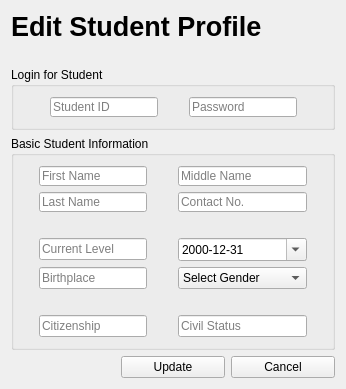
      <widget class="QWidget" name="page_edit_viewStudentProfile">
       <layout class="QGridLayout" name="gridLayout_31">
        <item row="0" column="0" colspan="3">
         <widget class="QLabel" name="label_edit_viewStudentProfile">
          <property name="minimumSize">
           <size>
            <width>0</width>
            <height>50</height>
           </size>
          </property>
          <property name="maximumSize">
           <size>
            <width>16777215</width>
            <height>50</height>
           </size>
          </property>
          <property name="font">
           <font>
            <pointsize>20</pointsize>
            <weight>75</weight>
            <bold>true</bold>
           </font>
          </property>
          <property name="text">
           <string>Edit Student Profile</string>
          </property>
          <property name="alignment">
           <set>Qt::AlignLeading|Qt::AlignLeft|Qt::AlignTop</set>
          </property>
         </widget>
        </item>
        <item row="1" column="0" colspan="3">
         <widget class="QGroupBox" name="groupBox_loginForTeacher_edit_myInfo_3">
          <property name="title">
           <string>Login for Student</string>
          </property>
          <layout class="QGridLayout" name="gridLayout_19">
           <item row="0" column="1">
            <spacer name="verticalSpacer_17">
             <property name="orientation">
              <enum>Qt::Vertical</enum>
             </property>
             <property name="sizeHint" stdset="0">
              <size>
               <width>20</width>
               <height>1</height>
              </size>
             </property>
            </spacer>
           </item>
           <item row="1" column="0">
            <spacer name="horizontalSpacer_20">
             <property name="orientation">
              <enum>Qt::Horizontal</enum>
             </property>
             <property name="sizeHint" stdset="0">
              <size>
               <width>16</width>
               <height>20</height>
              </size>
             </property>
            </spacer>
           </item>
           <item row="1" column="1">
            <layout class="QGridLayout" name="gridLayout_20">
             <item row="0" column="1">
              <spacer name="horizontalSpacer_23">
               <property name="orientation">
                <enum>Qt::Horizontal</enum>
               </property>
               <property name="sizeHint" stdset="0">
                <size>
                 <width>25</width>
                 <height>20</height>
                </size>
               </property>
              </spacer>
             </item>
             <item row="0" column="0">
              <widget class="QLineEdit" name="lineEdit_studentID_edit_viewStudentProfile">
               <property name="maximumSize">
                <size>
                 <width>133</width>
                 <height>20</height>
                </size>
               </property>
               <property name="toolTip">
                <string>Student ID</string>
               </property>
               <property name="statusTip">
                <string>Student ID</string>
               </property>
               <property name="whatsThis">
                <string>Student ID</string>
               </property>
               <property name="placeholderText">
                <string>Student ID</string>
               </property>
               <property name="clearButtonEnabled">
                <bool>true</bool>
               </property>
              </widget>
             </item>
             <item row="0" column="2">
              <widget class="QLineEdit" name="lineEdit_password_edit_viewStudentProfile">
               <property name="maximumSize">
                <size>
                 <width>133</width>
                 <height>20</height>
                </size>
               </property>
               <property name="toolTip">
                <string>Password</string>
               </property>
               <property name="statusTip">
                <string>Password</string>
               </property>
               <property name="whatsThis">
                <string>Password</string>
               </property>
               <property name="echoMode">
                <enum>QLineEdit::Password</enum>
               </property>
               <property name="placeholderText">
                <string>Password</string>
               </property>
               <property name="clearButtonEnabled">
                <bool>true</bool>
               </property>
              </widget>
             </item>
            </layout>
           </item>
           <item row="1" column="2">
            <spacer name="horizontalSpacer_24">
             <property name="orientation">
              <enum>Qt::Horizontal</enum>
             </property>
             <property name="sizeHint" stdset="0">
              <size>
               <width>16</width>
               <height>20</height>
              </size>
             </property>
            </spacer>
           </item>
           <item row="2" column="1">
            <spacer name="verticalSpacer_18">
             <property name="orientation">
              <enum>Qt::Vertical</enum>
             </property>
             <property name="sizeHint" stdset="0">
              <size>
               <width>20</width>
               <height>1</height>
              </size>
             </property>
            </spacer>
           </item>
          </layout>
         </widget>
        </item>
        <item row="2" column="0" colspan="3">
         <widget class="QGroupBox" name="groupBox_2">
          <property name="title">
           <string>Basic Student Information</string>
          </property>
          <layout class="QGridLayout" name="gridLayout_21">
           <item row="1" column="0">
            <spacer name="horizontalSpacer_25">
             <property name="orientation">
              <enum>Qt::Horizontal</enum>
             </property>
             <property name="sizeHint" stdset="0">
              <size>
               <width>16</width>
               <height>20</height>
              </size>
             </property>
            </spacer>
           </item>
           <item row="0" column="1">
            <spacer name="verticalSpacer_19">
             <property name="orientation">
              <enum>Qt::Vertical</enum>
             </property>
             <property name="sizeHint" stdset="0">
              <size>
               <width>20</width>
               <height>1</height>
              </size>
             </property>
            </spacer>
           </item>
           <item row="1" column="1">
            <layout class="QGridLayout" name="gridLayout_22">
             <item row="6" column="0">
              <widget class="QLineEdit" name="lineEdit_citizenship_edit_viewStudentProfile">
               <property name="maximumSize">
                <size>
                 <width>133</width>
                 <height>16777215</height>
                </size>
               </property>
               <property name="toolTip">
                <string>Citizenship</string>
               </property>
               <property name="statusTip">
                <string>Citizenship</string>
               </property>
               <property name="whatsThis">
                <string>Citizenship</string>
               </property>
               <property name="placeholderText">
                <string>Citizenship</string>
               </property>
               <property name="clearButtonEnabled">
                <bool>true</bool>
               </property>
              </widget>
             </item>
             <item row="4" column="2">
              <widget class="QComboBox" name="comboBox_gender_edit_viewStudentProfile">
               <property name="maximumSize">
                <size>
                 <width>133</width>
                 <height>16777215</height>
                </size>
               </property>
               <property name="toolTip">
                <string>Select Gender</string>
               </property>
               <property name="statusTip">
                <string>Select Gender</string>
               </property>
               <property name="whatsThis">
                <string>Select Gender</string>
               </property>
               <property name="currentIndex">
                <number>0</number>
               </property>
               <property name="maxVisibleItems">
                <number>3</number>
               </property>
               <property name="maxCount">
                <number>3</number>
               </property>
               <item>
                <property name="text">
                 <string>Select Gender</string>
                </property>
               </item>
               <item>
                <property name="text">
                 <string>Female</string>
                </property>
               </item>
               <item>
                <property name="text">
                 <string>Male</string>
                </property>
               </item>
              </widget>
             </item>
             <item row="4" column="0">
              <widget class="QLineEdit" name="lineEdit_birthplace_edit_viewStudentProfile">
               <property name="maximumSize">
                <size>
                 <width>133</width>
                 <height>16777215</height>
                </size>
               </property>
               <property name="toolTip">
                <string>Birthplace</string>
               </property>
               <property name="statusTip">
                <string>Birthplace</string>
               </property>
               <property name="whatsThis">
                <string>Birthplace</string>
               </property>
               <property name="placeholderText">
                <string>Birthplace</string>
               </property>
               <property name="clearButtonEnabled">
                <bool>true</bool>
               </property>
              </widget>
             </item>
             <item row="0" column="0">
              <widget class="QLineEdit" name="lineEdit_firstName_edit_viewStudentProfile">
               <property name="maximumSize">
                <size>
                 <width>133</width>
                 <height>20</height>
                </size>
               </property>
               <property name="toolTip">
                <string>First Name</string>
               </property>
               <property name="statusTip">
                <string>First Name</string>
               </property>
               <property name="whatsThis">
                <string>First Name</string>
               </property>
               <property name="placeholderText">
                <string>First Name</string>
               </property>
               <property name="clearButtonEnabled">
                <bool>true</bool>
               </property>
              </widget>
             </item>
             <item row="1" column="0">
              <widget class="QLineEdit" name="lineEdit_lastName_edit_viewStudentProfile">
               <property name="maximumSize">
                <size>
                 <width>133</width>
                 <height>20</height>
                </size>
               </property>
               <property name="toolTip">
                <string>Last Name</string>
               </property>
               <property name="statusTip">
                <string>Last Name</string>
               </property>
               <property name="whatsThis">
                <string>Last Name</string>
               </property>
               <property name="placeholderText">
                <string>Last Name</string>
               </property>
               <property name="clearButtonEnabled">
                <bool>true</bool>
               </property>
              </widget>
             </item>
             <item row="0" column="2">
              <widget class="QLineEdit" name="lineEdit_middleName_edit_viewStudentProfile">
               <property name="minimumSize">
                <size>
                 <width>129</width>
                 <height>20</height>
                </size>
               </property>
               <property name="maximumSize">
                <size>
                 <width>133</width>
                 <height>20</height>
                </size>
               </property>
               <property name="toolTip">
                <string>Middle Name</string>
               </property>
               <property name="statusTip">
                <string>Middle Name</string>
               </property>
               <property name="whatsThis">
                <string>Middle Name</string>
               </property>
               <property name="placeholderText">
                <string>Middle Name</string>
               </property>
               <property name="clearButtonEnabled">
                <bool>true</bool>
               </property>
              </widget>
             </item>
             <item row="1" column="2">
              <widget class="QLineEdit" name="lineEdit_contactNo_edit_viewStudentProfile">
               <property name="maximumSize">
                <size>
                 <width>133</width>
                 <height>20</height>
                </size>
               </property>
               <property name="toolTip">
                <string>Contact No.</string>
               </property>
               <property name="statusTip">
                <string>Contact No.</string>
               </property>
               <property name="whatsThis">
                <string>Contact No.</string>
               </property>
               <property name="text">
                <string/>
               </property>
               <property name="placeholderText">
                <string>Contact No.</string>
               </property>
               <property name="clearButtonEnabled">
                <bool>true</bool>
               </property>
              </widget>
             </item>
             <item row="0" column="1">
              <spacer name="horizontalSpacer_26">
               <property name="orientation">
                <enum>Qt::Horizontal</enum>
               </property>
               <property name="sizeHint" stdset="0">
                <size>
                 <width>25</width>
                 <height>20</height>
                </size>
               </property>
              </spacer>
             </item>
             <item row="2" column="0">
              <spacer name="verticalSpacer_24">
               <property name="orientation">
                <enum>Qt::Vertical</enum>
               </property>
               <property name="sizeType">
                <enum>QSizePolicy::Preferred</enum>
               </property>
               <property name="sizeHint" stdset="0">
                <size>
                 <width>20</width>
                 <height>20</height>
                </size>
               </property>
              </spacer>
             </item>
             <item row="3" column="0">
              <widget class="QLineEdit" name="lineEdit_currentLevel_edit_viewStudentProfile">
               <property name="maximumSize">
                <size>
                 <width>133</width>
                 <height>16777215</height>
                </size>
               </property>
               <property name="toolTip">
                <string>Current Level</string>
               </property>
               <property name="statusTip">
                <string>Current Level</string>
               </property>
               <property name="whatsThis">
                <string>Current Level</string>
               </property>
               <property name="placeholderText">
                <string>Current Level</string>
               </property>
               <property name="clearButtonEnabled">
                <bool>true</bool>
               </property>
              </widget>
             </item>
             <item row="3" column="2">
              <widget class="QDateEdit" name="dateEdit_birthday_edit_viewStudentProfile">
               <property name="maximumSize">
                <size>
                 <width>133</width>
                 <height>16777215</height>
                </size>
               </property>
               <property name="toolTip">
                <string>Birthday</string>
               </property>
               <property name="statusTip">
                <string>Birthday</string>
               </property>
               <property name="whatsThis">
                <string>Birthday</string>
               </property>
               <property name="displayFormat">
                <string>yyyy-MM-dd</string>
               </property>
               <property name="calendarPopup">
                <bool>true</bool>
               </property>
               <property name="date">
                <date>
                 <year>2000</year>
                 <month>12</month>
                 <day>31</day>
                </date>
               </property>
              </widget>
             </item>
             <item row="5" column="0">
              <spacer name="verticalSpacer_29">
               <property name="orientation">
                <enum>Qt::Vertical</enum>
               </property>
               <property name="sizeHint" stdset="0">
                <size>
                 <width>20</width>
                 <height>20</height>
                </size>
               </property>
              </spacer>
             </item>
             <item row="6" column="2">
              <widget class="QLineEdit" name="lineEdit_civilStatus_edit_viewStudentProfile">
               <property name="maximumSize">
                <size>
                 <width>133</width>
                 <height>16777215</height>
                </size>
               </property>
               <property name="toolTip">
                <string>Civil Status</string>
               </property>
               <property name="statusTip">
                <string>Civil Status</string>
               </property>
               <property name="whatsThis">
                <string>Civil Status</string>
               </property>
               <property name="placeholderText">
                <string>Civil Status</string>
               </property>
               <property name="clearButtonEnabled">
                <bool>true</bool>
               </property>
              </widget>
             </item>
            </layout>
           </item>
           <item row="1" column="2">
            <spacer name="horizontalSpacer_27">
             <property name="orientation">
              <enum>Qt::Horizontal</enum>
             </property>
             <property name="sizeHint" stdset="0">
              <size>
               <width>16</width>
               <height>20</height>
              </size>
             </property>
            </spacer>
           </item>
           <item row="2" column="1">
            <spacer name="verticalSpacer_20">
             <property name="orientation">
              <enum>Qt::Vertical</enum>
             </property>
             <property name="sizeHint" stdset="0">
              <size>
               <width>20</width>
               <height>1</height>
              </size>
             </property>
            </spacer>
           </item>
          </layout>
         </widget>
        </item>
        <item row="3" column="0">
         <widget class="QLabel" name="label_status_edit_viewStudentProfile">
          <property name="text">
           <string/>
          </property>
         </widget>
        </item>
        <item row="3" column="1">
         <widget class="QPushButton" name="pushButton_update_edit_viewStudentProfile">
          <property name="toolTip">
           <string>Update</string>
          </property>
          <property name="statusTip">
           <string>Update</string>
          </property>
          <property name="whatsThis">
           <string>Update</string>
          </property>
          <property name="text">
           <string>Update</string>
          </property>
         </widget>
        </item>
        <item row="3" column="2">
         <widget class="QPushButton" name="pushButton_cancel_edit_viewStudentProfile">
          <property name="toolTip">
           <string>Cancel</string>
          </property>
          <property name="statusTip">
           <string>Cancel</string>
          </property>
          <property name="whatsThis">
           <string>Cancel</string>
          </property>
          <property name="text">
           <string>Cancel</string>
          </property>
         </widget>
        </item>
       </layout>
      </widget>
